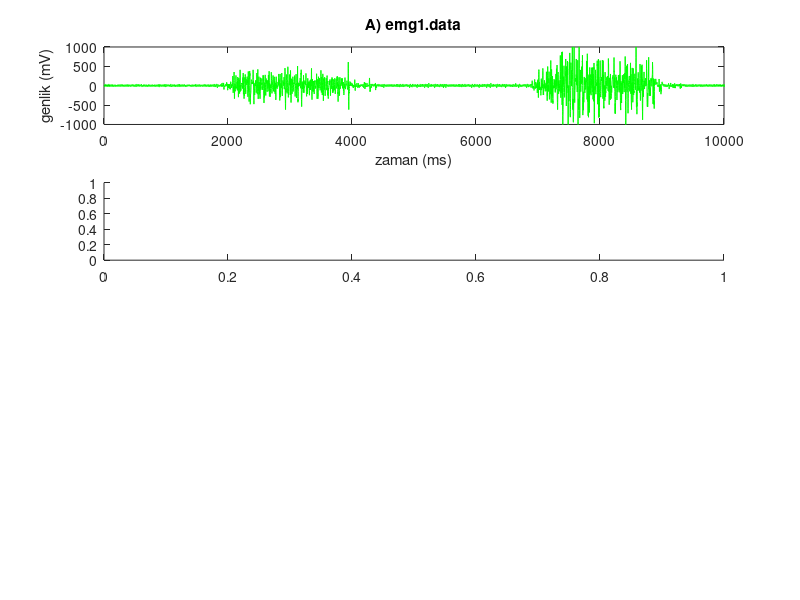

MATLAB code for this plot: (Note: this script raises an error after producing the figure.)
clc
clear all
close all
fs = 1000; 
Ts = 1/fs; 
fu = 50 ;
load('emg1.mat')

figure('name','soru5')

subplot(4,1,1)
plot(e1,'g')
axis([0 10000 -1000 1000])

xlabel('zaman (ms)')
ylabel('genlik (mV)')
title('A) emg1.data')

subplot(4,1,2)
y=highpass(e1,150,fs);
plot(y)
axis([0 10000 -1000 1000])
xlabel('zaman (ms)')
ylabel('genlik (mV)')
title('B) highpass')

subplot(4,1,3)
E1 = fft(e1);
axis([0 10000 -1000 1000])
f = linspace(0,fs,length(E1));
plot(f,abs(E1));
title('C) emg1.data fourier');
xlabel('Frekans (Hz)');
ylabel('genlik (mV)')


subplot(4,1,4)
E1 = fft(y);
f = linspace(0,fs,length(E1)); 
plot(f,E1);
title('D) highpass fourier');
xlabel('Frekans (Hz)');
ylabel('genlik (mV)')